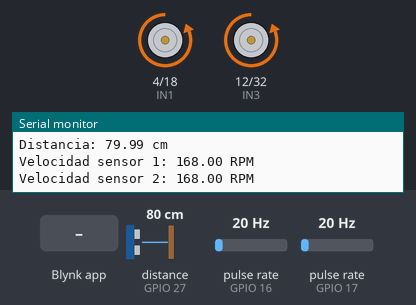
Simulated run of this sketch. Board: ESP32. Parts: motor-driver pin pairs drawn as motors (green arrow = first pin HIGH = forward, orange = second pin HIGH = backward, longer = more drive, scaled by the enable pin), the last lines printed to the serial monitor. Wiring (inferred from the names in the program): ultrasonic range finder: trigger GPIO 26; echo GPIO 27; 2 × pulse sensor: data GPIO 16 / data GPIO 17. The test bench sets the inputs (shaded band); at power-on: distance to the obstacle (sensor on GPIO 27) 80 cm, pulse rate (sensors on GPIO 16, GPIO 17) 20 Hz. The echo pulse lasts 58.3 µs per cm; WiFi joins after 1.5 s; servers stay silent unless stated; random numbers use the default seed unless the sketch sets one; no MQTT or app messages arrive unless stated.

Above: at 4.0 s.
4.1 s: Blynk app writes 1 to V5
At 4.7 s:
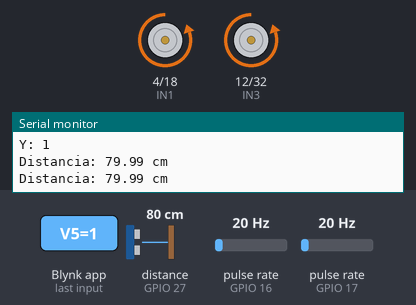
5.6 s: Blynk app writes 200 to V5
At 6.2 s:
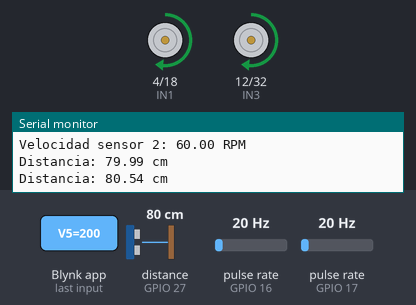
Timing chart, 0 to 8.6 s (numbered marks = the images above; inputs shaded):
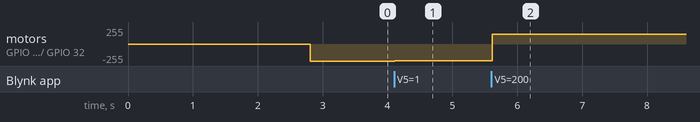

The sketch:

prueba.ino
```cpp
#define BLYNK_TEMPLATE_ID "TMPL5MWttFeMx"
#define BLYNK_TEMPLATE_NAME "Coche Rin"
#define BLYNK_AUTH_TOKEN "dlwEjUa4l-nA9EjIrG2_YwlpFlIstlgx"
#define TRIG_PIN 26
#define ECHO_PIN 27
// Pines del L293D para motor A
#define IN1 4
#define IN2 18
#define ENA 5  // PWM canal 0

// Pines del L293D para motor B
#define IN3 12
#define IN4 32
#define ENB 13 // PWM canal 1

#include <WiFi.h>
#include <PubSubClient.h>
#include <ArduinoJson.h>
// Blynk:
#include <BlynkSimpleEsp32.h>

// Wi-Fi
char ssid[] = "Kaiac";
char pass[] = "62mari2lasucla";

// MQTT Broker
const char* mqtt_server = "broker.hivemq.com";
const int mqtt_port = 1883;
const char* mqtt_topic = "giirob/rin/coche";

WiFiClient espClient;
PubSubClient client(espClient);

// Variables globales para joystick
volatile int x = 0;
volatile int y = 0;

// Variables para sensor 1
volatile int pulseCount1 = 0;
unsigned long lastTime1 = 0;
float rpm1 = 0;
const int sensorPin1 = 16;

// Variables para sensor 2
volatile int pulseCount2 = 0;
unsigned long lastTime2 = 0;
float rpm2 = 0;
const int sensorPin2 = 17;

// Variables para distancia
unsigned long lastDistTime = 0;
float distancia_cm = 0;

unsigned long lastMQTTPublishTime = 0; // Para controlar envío MQTT

// ISR para sensor 1
void IRAM_ATTR pulseISR1() {
  pulseCount1++;
}

// ISR para sensor 2
void IRAM_ATTR pulseISR2() {
  pulseCount2++;
}

// Lectura del eje X (V4)
BLYNK_WRITE(V4) {
  x = param.asInt();
  Serial.print("X: ");
  Serial.println(x);
}

// Lectura del eje Y (V5)
BLYNK_WRITE(V5) {
  y = param.asInt();
  Serial.print("Y: ");
  Serial.println(y);
}

portMUX_TYPE mux = portMUX_INITIALIZER_UNLOCKED;

void reconnectMQTT() {
  while (!client.connected()) {
    Serial.print("Intentando conexión MQTT...");
    String clientId = "ESP32Client-" + String(random(0xffff), HEX);
    if (client.connect(clientId.c_str())) {
      Serial.println("conectado");
      // Puedes suscribirte si quieres, ej:
      // client.subscribe("otro_topic");
    } else {
      Serial.print("falló, rc=");
      Serial.print(client.state());
      Serial.println(" intentando de nuevo en 5 segundos");
      delay(5000);
    }
  }
}

// Función para enviar JSON MQTT
void publicarDatosMQTT() {
  if (!client.connected()) {
    reconnectMQTT();
  }
  client.loop();

  StaticJsonDocument<200> doc;
  doc["rpm1"] = rpm1;
  doc["rpm2"] = rpm2;
  doc["distancia_cm"] = distancia_cm;

  char buffer[256];
  size_t n = serializeJson(doc, buffer);
  if (client.publish(mqtt_topic, buffer, n)) {
    Serial.println("Publicado JSON MQTT:");
    Serial.println(buffer);
  } else {
    Serial.println("Error al publicar MQTT");
  }
}

// Tarea sensores RPM y ultrasonido
void taskSensores(void *pvParameters) {
  const float pulsosPorVuelta = 20.0;
  for (;;) {
    unsigned long currentTime = millis();

    // Sensor 1 RPM cada 1 segundo
    if (currentTime - lastTime1 >= 1000) {
      portENTER_CRITICAL_ISR(&mux);
      int count1 = pulseCount1;
      pulseCount1 = 0;
      portEXIT_CRITICAL_ISR(&mux);

      rpm1 = (count1 * 60.0) / pulsosPorVuelta;
      Serial.print("Velocidad sensor 1: ");
      Serial.print(rpm1);
      Serial.println(" RPM");
      Blynk.virtualWrite(V10, rpm1);
      lastTime1 = currentTime;
    }

    // Sensor 2 RPM cada 1 segundo
    if (currentTime - lastTime2 >= 1000) {
      portENTER_CRITICAL_ISR(&mux);
      int count2 = pulseCount2;
      pulseCount2 = 0;
      portEXIT_CRITICAL_ISR(&mux);

      rpm2 = (count2 * 60.0) / pulsosPorVuelta;
      Serial.print("Velocidad sensor 2: ");
      Serial.print(rpm2);
      Serial.println(" RPM");
      Blynk.virtualWrite(V11, rpm2);
      lastTime2 = currentTime;
    }

    // Ultrasonido cada 300 ms
    if (currentTime - lastDistTime >= 300) {
      digitalWrite(TRIG_PIN, LOW);
      delayMicroseconds(2);
      digitalWrite(TRIG_PIN, HIGH);
      delayMicroseconds(10);
      digitalWrite(TRIG_PIN, LOW);

      long duracion = pulseIn(ECHO_PIN, HIGH, 25000); // timeout 25ms
      distancia_cm = duracion * 0.0343 / 2.0;

      Serial.print("Distancia: ");
      Serial.print(distancia_cm);
      Serial.println(" cm");
      Blynk.virtualWrite(V3, distancia_cm);
      lastDistTime = currentTime;
    }

    // Enviar datos MQTT cada 2 segundos
    if (currentTime - lastMQTTPublishTime >= 2000) {
      publicarDatosMQTT();
      lastMQTTPublishTime = currentTime;
    }

    vTaskDelay(10 / portTICK_PERIOD_MS);
  }
}

// Tarea control motores
void taskMotores(void *pvParameters) {
  for (;;) {
    int velocidad = abs(y - 128) * 2;
    velocidad = constrain(velocidad, 0, 255);

    // Motor A
    if (y > 140) {
      digitalWrite(IN1, HIGH);
      digitalWrite(IN2, LOW);
    } else if (y < 115) {
      digitalWrite(IN1, LOW);
      digitalWrite(IN2, HIGH);
    } else {
      digitalWrite(IN1, LOW);
      digitalWrite(IN2, LOW);
      velocidad = 0;
    }

    // Motor B
    if (y > 140) {
      digitalWrite(IN3, HIGH);
      digitalWrite(IN4, LOW);
    } else if (y < 115) {
      digitalWrite(IN3, LOW);
      digitalWrite(IN4, HIGH);
    } else {
      digitalWrite(IN3, LOW);
      digitalWrite(IN4, LOW);
    }

    // PWM (velocidad en ambos motores) - nueva API
    ledcWrite(ENA, velocidad);  // ENA = pin 5
    ledcWrite(ENB, velocidad);  // ENB = pin 13

    vTaskDelay(20 / portTICK_PERIOD_MS);
  }
}

void setup() {
  Serial.begin(115200);
  delay(1000);

  // Pines motores
  pinMode(IN1, OUTPUT);
  pinMode(IN2, OUTPUT);
  pinMode(IN3, OUTPUT);
  pinMode(IN4, OUTPUT);

  // Nueva API PWM
  ledcAttach(ENA, 1000, 8);  // pin ENA, frecuencia 1kHz, resolución 8 bits
  ledcAttach(ENB, 1000, 8);  // pin ENB, frecuencia 1kHz, resolución 8 bits

  // Sensores RPM
  pinMode(sensorPin1, INPUT_PULLUP);
  attachInterrupt(digitalPinToInterrupt(sensorPin1), pulseISR1, FALLING);

  pinMode(sensorPin2, INPUT_PULLUP);
  attachInterrupt(digitalPinToInterrupt(sensorPin2), pulseISR2, FALLING);

  // Ultrasonido
  pinMode(TRIG_PIN, OUTPUT);
  pinMode(ECHO_PIN, INPUT);

  // WiFi
  WiFi.begin(ssid, pass);
  Serial.print("Conectando a WiFi");
  while (WiFi.status() != WL_CONNECTED) {
    delay(500);
    Serial.print(".");
  }
  Serial.println("\n✅ WiFi conectado");
  Serial.print("📶 Dirección IP: ");
  Serial.println(WiFi.localIP());

  // MQTT
  client.setServer(mqtt_server, mqtt_port);

  // Blynk
  Blynk.begin(BLYNK_AUTH_TOKEN, ssid, pass);
  Serial.println("🔗 Conectando a Blynk...");

  lastTime1 = millis();
  lastTime2 = millis();
  lastDistTime = millis();
  lastMQTTPublishTime = millis();

  // Crear tareas FreeRTOS
  xTaskCreatePinnedToCore(
    taskSensores,
    "Sensores",
    4096,
    NULL,
    1,
    NULL,
    0
  );

  xTaskCreatePinnedToCore(
    taskMotores,
    "Motores",
    2048,
    NULL,
    1,
    NULL,
    1
  );
}

void loop() {
  Blynk.run();
  if (!client.connected()) {
    reconnectMQTT();
  }
  client.loop();
  delay(10);
}
```

Measured:
- after the input at 4.1 s, motor on GPIO 4 (IN1) / GPIO 18 (IN2), motor on GPIO 12 (IN3) / GPIO 32 (IN4): backward 255/255 → backward 253/255 at once
- after the input at 5.6 s, motor on GPIO 4 (IN1) / GPIO 18 (IN2), motor on GPIO 12 (IN3) / GPIO 32 (IN4): backward 253/255 → forward 143/255 at once
